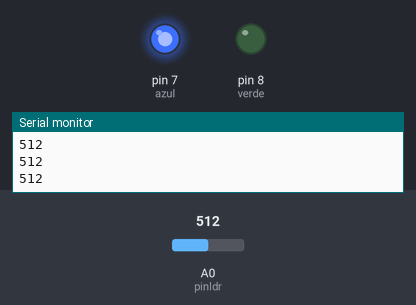
Bench run of a sketch on a simulated Arduino Uno, built with avr-gcc and run on an emulated ATmega328P. On the bench: output pins drawn as LEDs (lit = HIGH), the last lines printed to the serial monitor. Inputs (shaded band) come from the test bench; at power-on: A0 (pinldr) = 512.

Above: at 1.2 s.
1.3 s: A0 (pinldr) set to 986
2.8 s: A0 (pinldr) set to 1019
At 3.2 s:
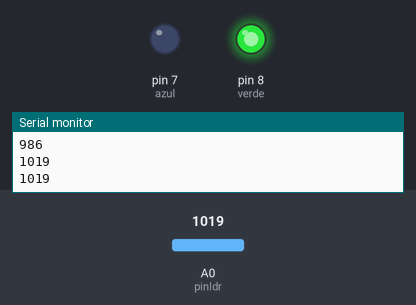
4.3 s: A0 (pinldr) set to 990
At 5.6 s:
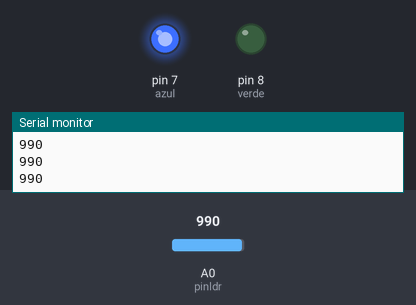
5.9 s: A0 (pinldr) set to 1010
At 7.0 s:
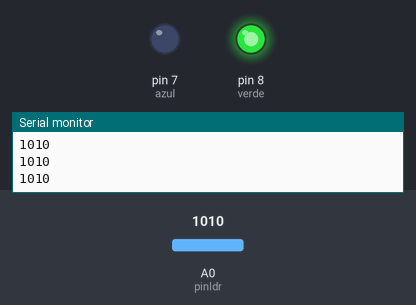
Timing chart, 0 to 8.5 s (numbered marks = the images above; inputs shaded):
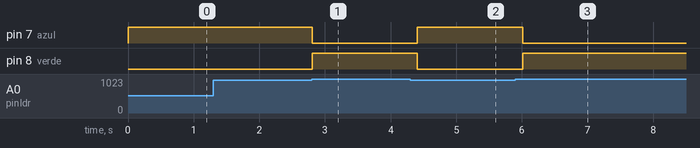

Measured:
- the behaviour switches between 1000 and 1001 on A0 (pinldr) (found by bisection; images 0 and 1)
- after the input at 2.8 s, pin 7 (azul): HIGH → LOW at once; pin 8 (verde): LOW → HIGH at once
- after the input at 4.3 s, pin 7 (azul): LOW → HIGH after 0.11 s; pin 8 (verde): HIGH → LOW after 0.11 s
- after the input at 5.9 s, pin 7 (azul): HIGH → LOW after 0.11 s; pin 8 (verde): LOW → HIGH after 0.11 s

The sketch:

Practica_con_Fotoresistencia.ino
```cpp
int azul =7;
int verde = 8;
int pinldr = 0;
int valorldr = 0;

void setup(){
  pinMode(verde, OUTPUT);
  pinMode(azul, OUTPUT);
  Serial.begin(9600);
}
void loop(){
  digitalWrite(verde,  LOW);
  digitalWrite(azul,  LOW);
    valorldr = analogRead (pinldr);
Serial.println(valorldr);
if(valorldr > 1000){
 digitalWrite(verde, HIGH);
}else{
 digitalWrite(azul,HIGH);
}
 delay(200);
}
```
